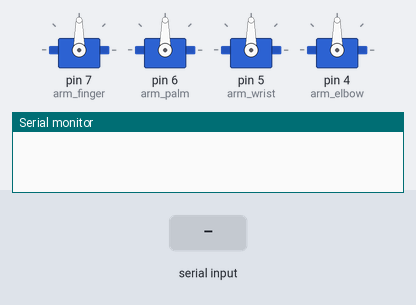
Simulated run of this sketch. Board: Arduino Uno, built with avr-gcc and run on an emulated ATmega328P. Parts: 4 × servo, the last lines printed to the serial monitor. The test bench sets the inputs (shaded band).

Above: at 1.2 s.
1.3 s: "+" received over Serial
At 2.5 s:
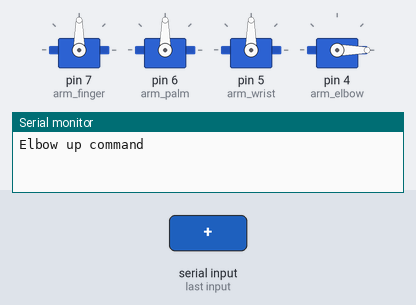
2.8 s: "-" received over Serial
At 3.7 s:
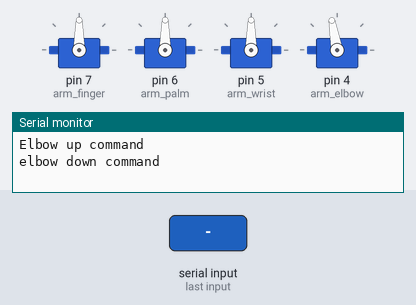
4.3 s: "4" received over Serial
At 4.9 s:
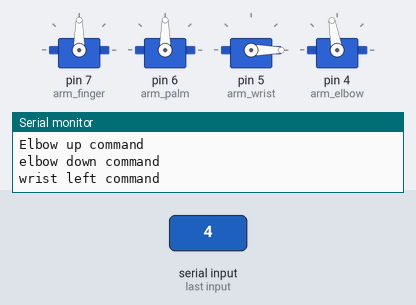
5.8 s: "6" received over Serial
At 7.0 s:
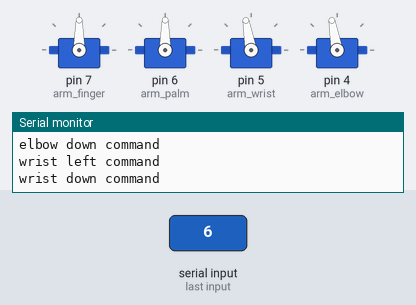
7.3 s: "8" received over Serial
At 8.4 s:
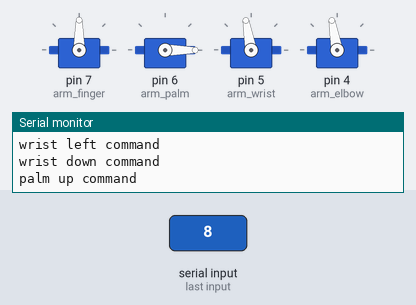
8.8 s: "2" received over Serial
At 9.5 s:
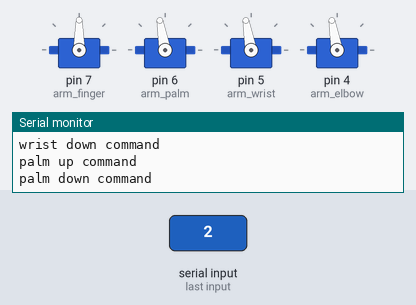
Timing chart, 0 to 11.3 s (numbered marks = the images above; inputs shaded):
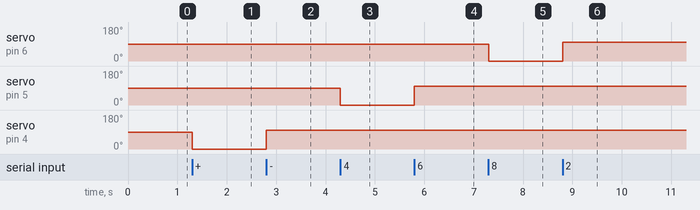

Measured:
- after the input at 1.3 s, servo on pin 4 (arm_elbow): 90° → 0° at once
- after the input at 2.8 s, servo on pin 4 (arm_elbow): 0° → 100° at once
- after the input at 4.3 s, servo on pin 5 (arm_wrist): 90° → 0° at once
- after the input at 5.8 s, servo on pin 5 (arm_wrist): 0° → 100° at once
- after the input at 7.3 s, servo on pin 6 (arm_palm): 90° → 0° at once
- after the input at 8.8 s, servo on pin 6 (arm_palm): 0° → 100° at once

The sketch:

ASTRA_ROBOTIC_ARM.ino
```cpp
#include <Servo.h>
Servo arm_finger;
Servo arm_palm;
Servo arm_wrist;
Servo arm_elbow;

int elbow_up_val = 0;
int elbow_down_val = 100;
int wrist_left_val = 0;
int wrist_right_val = 100;
int palm_up_val = 0;
int palm_down_val = 100;
int finger_open_val = 0;
int finger_close_val = 100;


void elbow_up()
{
  Serial.println("Elbow up command");
  arm_elbow.write(elbow_up_val);
}
void elbow_down()
{
  Serial.println("elbow down command");
  arm_elbow.write(elbow_down_val);
}
void wrist_left()
{
  Serial.println("wrist left command");
  arm_wrist.write(wrist_left_val);
}
void wrist_right()
{
  Serial.println("wrist down command");
  arm_wrist.write(wrist_right_val);
}
void palm_up()
{
  Serial.println("palm up command");
  arm_palm.write(palm_up_val);
}
void palm_down()
{
  Serial.println("palm down command");
  arm_palm.write(palm_down_val);
}
void finger_open()
{
  Serial.println("finger open command");
  arm_finger.write(finger_open_val);
}
void finger_close()
{
  Serial.println("finger down command");
  arm_finger.write(finger_close_val);
}

void setup() {
  Serial.begin(9600);
  arm_finger.attach(7);
  arm_palm.attach(6);
  arm_wrist.attach(5);
  arm_elbow.attach(4);
}

void loop() {
  if (Serial.available())
  {
    char c = Serial.read();
    if (c == '+')
    {
      elbow_up();
    }
    if (c == '-')
    {
      elbow_down();
    }
    if (c == '4')
    {
      wrist_left();
    }
    if (c == '6')
    {
      wrist_right();
    }
    if (c == '8')
    {
      palm_up();
    }
    if (c == '2')
    {
      palm_down();
    }
    if (c == '5')
    {
      finger_open();
    }
    if (c == '0')
    {
      finger_close();
    }
  }
}
```
